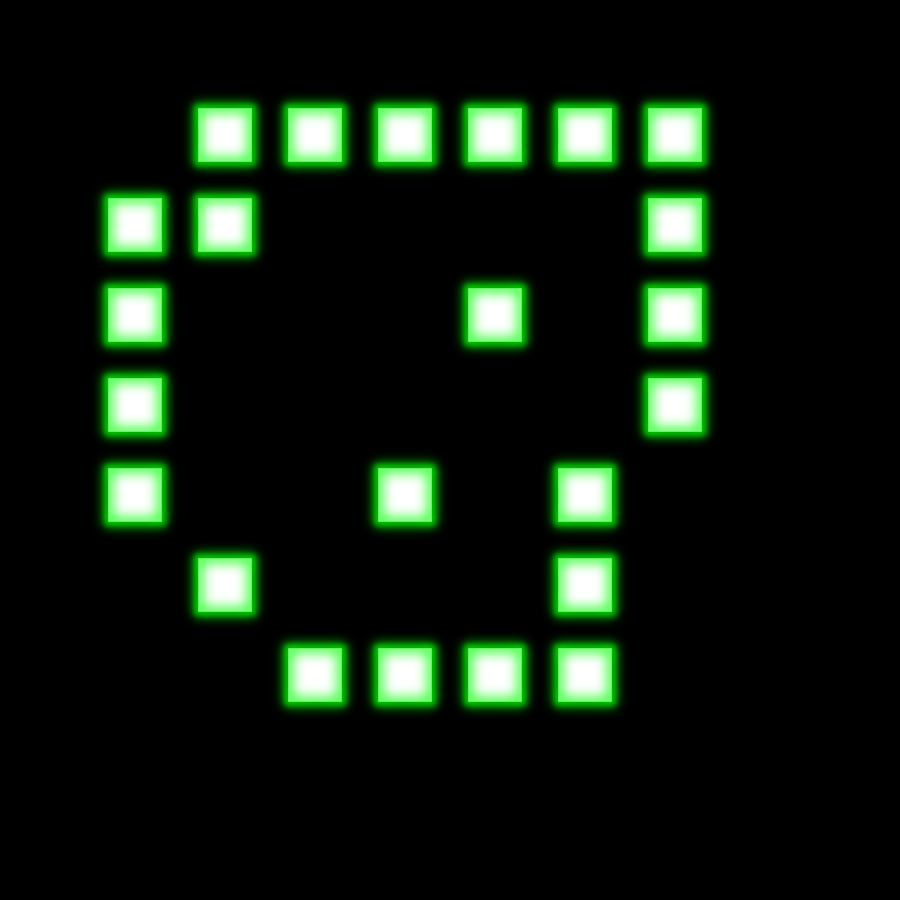

Rendered tile map (Tiled .tmx) drawn with the repository's tilesets; below, a short description and the map source with its tile grids summarised:
An orthogonal 10x10 tile map with 90x90 px tiles, 1 tile layer (Ground) and 7 objects (3x Box, 3x Point, Chuy).

<map version="1.0" orientation="orthogonal" width="10" height="10" tilewidth="90" tileheight="90">
 <tileset firstgid="1" name="SokoChuy" tilewidth="90" tileheight="90">
  <image source="gfx/tile.png" width="270" height="270" />
  <tile id="0">
   <properties>
    <property name="type" value="triangle a" />
   </properties>
  </tile>
  <tile id="1">
   <properties>
    <property name="type" value="triangle b" />
   </properties>
  </tile>
  <tile id="2">
   <properties>
    <property name="type" value="circle" />
   </properties>
  </tile>
  <tile id="3">
   <properties>
    <property name="type" value="triangle c" />
   </properties>
  </tile>
  <tile id="4">
   <properties>
    <property name="type" value="triangle d" />
   </properties>
  </tile>
  <tile id="5">
   <properties>
    <property name="type" value="square" />
   </properties>
  </tile>
 </tileset>
 <layer name="Ground" width="10" height="10">
  <properties>
   <property name="text" value="Area 7" />
  </properties>
  <data>[100 cells, 100 non-empty, 4 distinct tile ids]</data>
 </layer>
 <objectgroup name="Objects" width="10" height="10">
  <object name="Box" x="379" y="366" width="50" height="70" />
  <object name="Point" x="463" y="178" width="66" height="90" />
  <object name="Chuy" x="358" y="540" width="86" height="86" />
  <object name="Box" x="277" y="275" width="50" height="70" />
  <object name="Box" x="466" y="458" width="50" height="70" />
  <object name="Point" x="269" y="265" width="66" height="90" />
  <object name="Point" x="270" y="360" width="66" height="90" />
 </objectgroup>
</map>
